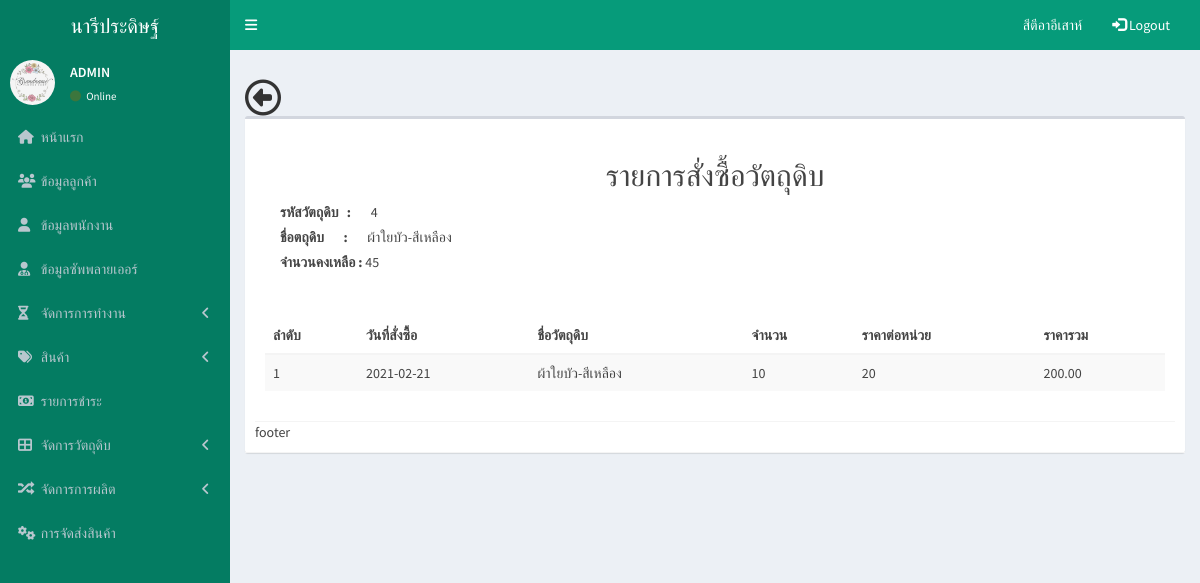
Screenshot of /pages/meterial/order_details_meterial.php?txtid=4 (signed in) with the database file from the repository.
### tables this page shows
CREATE TABLE `material` (
  `material_id` int(10) NOT NULL,
  `material_name` varchar(50) NOT NULL,
  `Import_amount` int(7) NOT NULL
);

CREATE TABLE `order_details_material` (
  `odm_id` int(10) NOT NULL,
  `material_id` int(10) NOT NULL,
  `order_material_id` int(10) NOT NULL,
  `amount` int(10) NOT NULL,
  `price` int(20) NOT NULL,
  `sum_price` int(20) NOT NULL
);

CREATE TABLE `order_material` (
  `order_material_id` int(10) NOT NULL,
  `order_material_date` varchar(15) NOT NULL,
  `supplier_id` int(10) NOT NULL,
  `employee_id` int(10) NOT NULL,
  `status` varchar(30) NOT NULL DEFAULT 'รอการอนุมัติ'
);

### pages/meterial/order_details_meterial.php (the view, shortened to what this page needs)
<!DOCTYPE html>
<html>
<head>
    <link rel="stylesheet" href="../../bower_components/bootstrap/dist/css/bootstrap.min.css">
    <link rel="stylesheet" href="../../bower_components/font-awesome/css/font-awesome.min.css">
    <link rel="stylesheet" href="../../bower_components/Ionicons/css/ionicons.min.css">
    <link rel="stylesheet" href="../../dist/css/AdminLTE.min.css">
    <link rel="stylesheet" href="../../dist/css/skins/_all-skins.min.css">
</head>
<body class="hold-transition skin-blue sidebar-mini">
    <div class="wrapper">
        <header class="main-header">
            <a href="../admin/admin.php" class="logo">
                <span class="logo-lg">นารีประดิษฐ์</span>
            </a>
            <?php
                include("db.php");
                include('../bar/navbar.php');
                include('../bar/sidebar.php');
            ?>
            <div class="content-wrapper">
                <section class="content-header">
                </section>
                <section class="content">
                        <i class="fa fa-arrow-circle-o-left" style="font-size:36px" onClick="history.go(-1);"></i>
                    <div class="box">
                        <div class="box-header with-border">
                            <div class="box-header with-border">
                                <span align="center">
                                    <h2>รายการสั่งซื้อวัตถุดิบ</h2>
                                </span>
                                <?php
                                    $material_id = $_REQUEST['txtid'];
                                    $sql1 = "SELECT * FROM material WHERE material.material_id = '$material_id' ";
                                    $query1 = $conn->query($sql1);
                                    $row1=mysqli_fetch_assoc($query1);
                                    $sql2 = "SELECT order_details_material.amount,
                                                    order_details_material.price,
                                                    order_details_material.sum_price,
                                                    material.material_id,
                                                    material.material_name,
                                                    order_material. order_material_id,
                                                    order_material. order_material_date
                                    FROM
                                    order_details_material
                                    INNER JOIN material      ON order_details_material.material_id = material.material_id
                                    INNER JOIN order_material ON order_details_material.order_material_id = order_material.order_material_id
                                    WHERE material.material_id = '$material_id'";
                                    $query2 = mysqli_query($conn,$sql2);
                                ?>
                                <div class="container">
                                    <label>รหัสวัตถุดิบ &nbsp;&nbsp;:</label> &nbsp;&nbsp;&nbsp; &nbsp;
                                    <?php echo $row1['material_id']; ?> <br>
                                    <label>ชื่อตถุดิบ&nbsp;&nbsp;&nbsp;&nbsp;&nbsp;&nbsp; :</label>&nbsp;&nbsp;&nbsp;&nbsp;&nbsp;&nbsp;
                                    <?php echo $row1['material_name']; ?><br>
                                    <label>จำนวนคงเหลือ&nbsp;: </label> <?php echo $row1['Import_amount']; ?><br>
                                     <br><br>
                                </div>
                                <table class="table table-striped">
                                    <thead>
                                        <tr>
                                            <th scope="col">ลำดับ</th>
                                            <th scope="col">วันที่สั่งซื้อ</th>
                                            <th scope="col">ชื่อวัตถุดิบ</th>
                                            <th scope="col">จำนวน</th>
                                            <th scope="col">ราคาต่อหน่วย</th>
                                            <th scope="col">ราคารวม</th>
                                        </tr>
                                    </thead>
                                    <tbody>
                                <?php
                                        $i = 1;
                                        while($row=mysqli_fetch_array($query2,MYSQLI_ASSOC))
                                        {
                                 ?>
                                        <tr>
                                            <td><?php echo $i?></td>
                                            <td><?php echo $row['order_material_date']; ?></td>
                                            <td><?php echo $row['material_name']?></td>
                                            <td><?php echo $row['amount']?></td>
                                            <td><?php echo number_format ($row['price'])?></td>
                                            <td><?php echo number_format ($row['sum_price'] ,2)?></td>
                                        </tr>
                                    </tbody>
                                    <?php $i ++;} ?>
                                </table>
                            </div>
                            footer
                        </div>
                    </div>
                </section>
            </div>
</body>
</html>

### rows the page displays
material: material_id "4", material_name "ผ้าใยบัว-สีเหลือง", Import_amount "45"
order_details_material: order_material.order_material_date "2021-02-21", material.material_name "ผ้าใยบัว-สีเหลือง", amount "10", price "20", sum_price "200.00"

### other values shown
$_SESSION["username"] "สีตีอาอีเสาห์"
